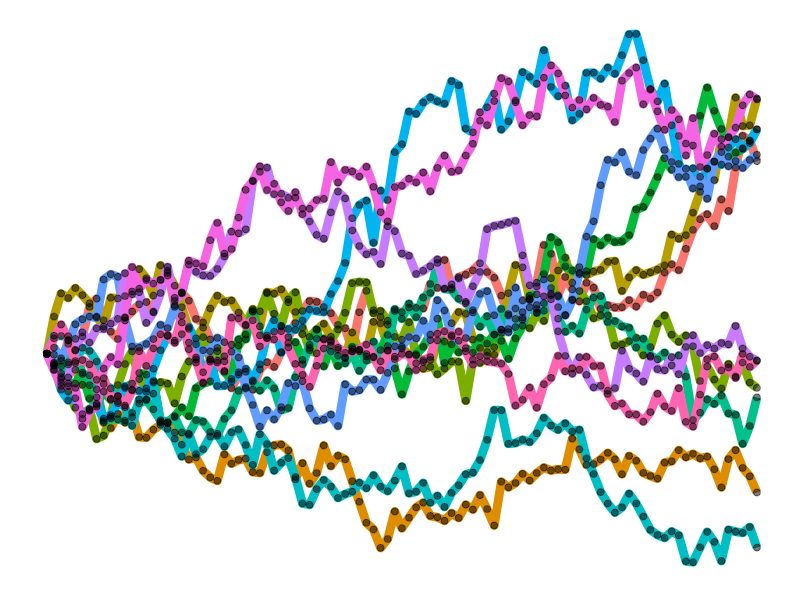

Source code (R):
## ---- chunk 1
knitr::opts_chunk$set(
  echo = FALSE,
  dev.args = list(bg = 'transparent'),
  # dev='svglite',
  # fig.align='center',
  #out.width='75%', fig.asp=.75,
  cache.rebuild = F,
  cache = F
)
library(tidyverse)
## ---- chunk 2
library(ggplot2)
set.seed(123)  # For reproducibility

# Parameters for the Black-Scholes model
S0 <- 100      # Initial stock price
K <- 100       # Strike price
T <- 1         # Time to maturity (1 year)
r <- 0.05      # Risk-free rate
sigma <- 0.2   # Volatility
n_paths <- 12   # Number of trajectories
n_steps <- 100  # Number of time steps

# Time vector
dt <- T / n_steps
time <- seq(0, T, by = dt)

# Function to simulate Black-Scholes paths
simulate_bs_path <- function(S0, r, sigma, T, n_steps) {
  S <- numeric(n_steps + 1)
  S[1] <- S0
  for (t in 2:(n_steps + 1)) {
    Z <- rnorm(1)  # Standard normal random variable
    S[t] <- S[t - 1] * exp((r - 0.5 * sigma^2) * dt + sigma * sqrt(dt) * Z)
  }
  return(S)
}

# Simulate multiple paths
paths <- replicate(n_paths, simulate_bs_path(S0, r, sigma, T, n_steps))

# Convert to a data frame for ggplot
bs_data <- data.frame(time = rep(time, n_paths),
                      price = as.vector(paths),
                      trajectory = rep(1:n_paths, each = length(time)))

# Plot the Black-Scholes trajectories
ggplot(bs_data, aes(x = time, y = price, group = trajectory)) +
  geom_line(aes(color = as.factor(trajectory)), size = 3) +
  geom_point(size = 2, alpha = 0.5) +
  theme_minimal() +
  theme(axis.title = element_blank(),
        axis.text = element_blank(),
        axis.ticks = element_blank(),
        legend.position = "none",
        panel.background = element_rect(fill = "white", color = NA),  # No border
        panel.grid.major = element_blank(),
        panel.grid.minor = element_blank(),
        plot.background = element_rect(fill = "white", color = NA))  # No plot border
